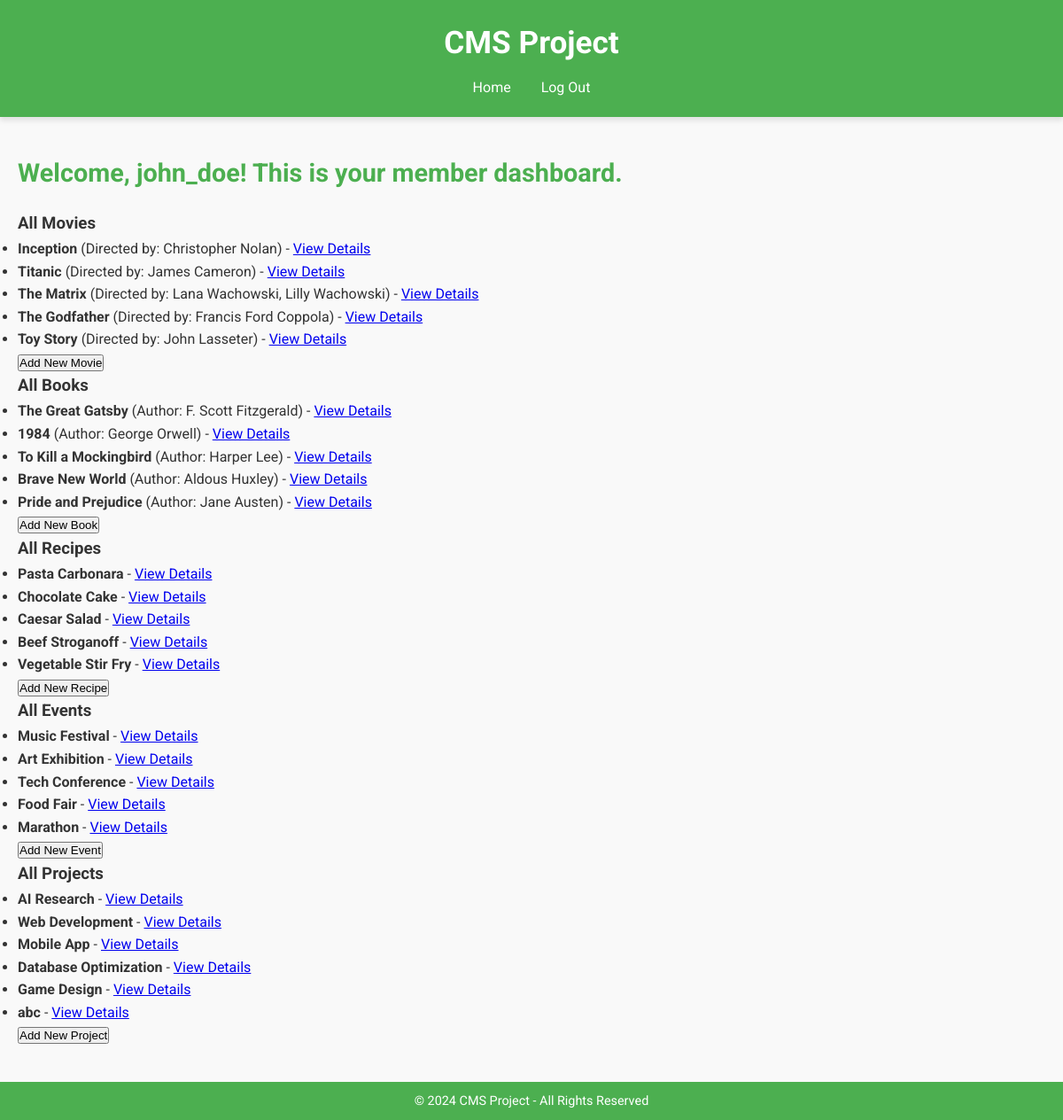
/CMS_Project/members/index.php (signed in), run on the app's committed database.
### tables this page shows
CREATE TABLE `movies` (
  `id` int(11) NOT NULL,
  `title` varchar(255) NOT NULL,
  `director` varchar(150) NOT NULL,
  `genre_id` int(11) NOT NULL,
  `release_date` date DEFAULT NULL,
  `created_by` int(11) DEFAULT NULL,
  `created_at` timestamp NOT NULL DEFAULT current_timestamp()
);

CREATE TABLE `books` (
  `id` int(11) NOT NULL,
  `title` varchar(255) NOT NULL,
  `author` varchar(150) NOT NULL,
  `genre_id` int(11) NOT NULL,
  `published_date` date DEFAULT NULL,
  `created_by` int(11) DEFAULT NULL,
  `created_at` timestamp NOT NULL DEFAULT current_timestamp()
);

CREATE TABLE `recipes` (
  `id` int(11) NOT NULL,
  `name` varchar(255) NOT NULL,
  `description` text DEFAULT NULL,
  `ingredients` text DEFAULT NULL,
  `instructions` text DEFAULT NULL,
  `created_by` int(11) DEFAULT NULL,
  `created_at` timestamp NOT NULL DEFAULT current_timestamp()
);

CREATE TABLE `events` (
  `id` int(11) NOT NULL,
  `name` varchar(255) NOT NULL,
  `description` text DEFAULT NULL,
  `event_date` date NOT NULL,
  `created_by` int(11) DEFAULT NULL,
  `created_at` timestamp NOT NULL DEFAULT current_timestamp()
);

CREATE TABLE `projects` (
  `id` int(11) NOT NULL,
  `name` varchar(255) NOT NULL,
  `description` text DEFAULT NULL,
  `status` enum('ongoing','completed') NOT NULL,
  `created_by` int(11) DEFAULT NULL,
  `created_at` timestamp NOT NULL DEFAULT current_timestamp()
);

### CMS_Project/members/index.php (the view, shortened to what this page needs)
<?php
require_once '../includes/database.php';
include '../theme/header.php';
?>
<h2>Welcome, <?php echo htmlspecialchars($_SESSION['username']); ?>! This is your member dashboard.</h2>
<h3>All Movies</h3>
<?php
$stmt = $pdo->prepare("SELECT * FROM movies");
$stmt->execute();
$movies = $stmt->fetchAll();
if ($movies) {
    echo "<ul>";
    foreach ($movies as $movie) {
        echo "<li><strong>" . htmlspecialchars($movie['title']) . "</strong> (Directed by: " . htmlspecialchars($movie['director']) . ") - <a href='details.php?entity=movie&id=" . $movie['id'] . "'>View Details</a></li>";
    }
    echo "</ul>";
} else {
    echo "<p>No movies found. You can add a new movie below.</p>";
}
?>
<a href="add_movie.php"><button>Add New Movie</button></a>
<h3>All Books</h3>
<?php
$stmt = $pdo->prepare("SELECT * FROM books");
$stmt->execute();
$books = $stmt->fetchAll();
if ($books) {
    echo "<ul>";
    foreach ($books as $book) {
        echo "<li><strong>" . htmlspecialchars($book['title']) . "</strong> (Author: " . htmlspecialchars($book['author']) . ") - <a href='details.php?entity=book&id=" . $book['id'] . "'>View Details</a></li>";
    }
    echo "</ul>";
} else {
    echo "<p>No books found. You can add a new book below.</p>";
}
?>
<a href="add_book.php"><button>Add New Book</button></a>
<h3>All Recipes</h3>
<?php
$stmt = $pdo->prepare("SELECT * FROM recipes");
$stmt->execute();
$recipes = $stmt->fetchAll();
if ($recipes) {
    echo "<ul>";
    foreach ($recipes as $recipe) {
        echo "<li><strong>" . htmlspecialchars($recipe['name']) . "</strong> - <a href='details.php?entity=recipe&id=" . $recipe['id'] . "'>View Details</a></li>";
    }
    echo "</ul>";
} else {
    echo "<p>No recipes found. You can add a new recipe below.</p>";
}
?>
<a href="add_recipe.php"><button>Add New Recipe</button></a>
<h3>All Events</h3>
<?php
$stmt = $pdo->prepare("SELECT * FROM events");
$stmt->execute();
$events = $stmt->fetchAll();
if ($events) {
    echo "<ul>";
    foreach ($events as $event) {
        echo "<li><strong>" . htmlspecialchars($event['name']) . "</strong> - <a href='details.php?entity=event&id=" . $event['id'] . "'>View Details</a></li>";
    }
    echo "</ul>";
} else {
    echo "<p>No events found. You can add a new event below.</p>";
}
?>
<a href="add_event.php"><button>Add New Event</button></a>
<h3>All Projects</h3>
<?php
$stmt = $pdo->prepare("SELECT * FROM projects");
$stmt->execute();
$projects = $stmt->fetchAll();
if ($projects) {
    echo "<ul>";
    foreach ($projects as $project) {
        echo "<li><strong>" . htmlspecialchars($project['name']) . "</strong> - <a href='details.php?entity=project&id=" . $project['id'] . "'>View Details</a></li>";
    }
    echo "</ul>";
} else {
    echo "<p>No projects found. You can add a new project below.</p>";
}
?>
<a href="add_project.php"><button>Add New Project</button></a>
<?php include '../theme/footer.php'; ?>

### CMS_Project/theme/css/style.css (style rules this page uses)
:root { --primary-color: #4CAF50; --secondary-color: #ffffff; --accent-color: #2196F3; --text-color: #333333; --background-color: #f9f9f9; --card-background: #ffffff; --border-color: #ddd; --shadow: 0 4px 6px rgba(0, 0, 0, 0.1); }
* { margin: 0; padding: 0; box-sizing: border-box; }
body { font-family: 'Roboto', sans-serif; background-color: var(--background-color); color: var(--text-color); line-height: 1.6; }
h2 { margin-bottom: 20px; font-size: 1.8rem; color: var(--primary-color); }

### data on the page
movies: title "Inception", director "Christopher Nolan"
movies: title "Titanic", director "James Cameron"
movies: title "The Matrix", director "Lana Wachowski, Lilly Wachowski"
movies: title "The Godfather", director "Francis Ford Coppola"
movies: title "Toy Story", director "John Lasseter"
books: title "The Great Gatsby", author "F. Scott Fitzgerald"
books: title "1984", author "George Orwell"
books: title "To Kill a Mockingbird", author "Harper Lee"
books: title "Brave New World", author "Aldous Huxley"
books: title "Pride and Prejudice", author "Jane Austen"
recipes: name "Pasta Carbonara"
recipes: name "Chocolate Cake"
recipes: name "Caesar Salad"
recipes: name "Beef Stroganoff"
recipes: name "Vegetable Stir Fry"
events: name "Music Festival"
events: name "Art Exhibition"
events: name "Tech Conference"
events: name "Food Fair"
events: name "Marathon"
projects: name "AI Research"
projects: name "Web Development"
projects: name "Mobile App"
projects: name "Database Optimization"
projects: name "Game Design"
projects: name "abc"

### other printed values
$_SESSION['username'] "john_doe"
